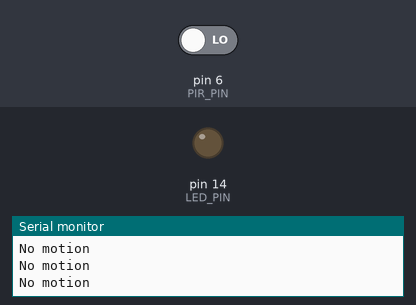
The sketch below on a simulated Arduino Uno, built with avr-gcc and run on an emulated ATmega328P. Parts: output pins drawn as LEDs (lit = HIGH), the last lines printed to the serial monitor. The test bench sets the inputs (shaded band); at power-on: pin 6 (PIR_PIN) LOW.

Above: at 2.8 s.
2.9 s: pin 6 (PIR_PIN) driven HIGH
At 3.8 s:
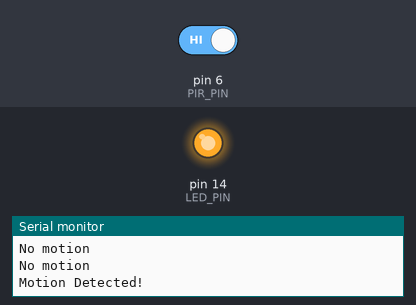
4.5 s: pin 6 (PIR_PIN) driven LOW
At 5.4 s:
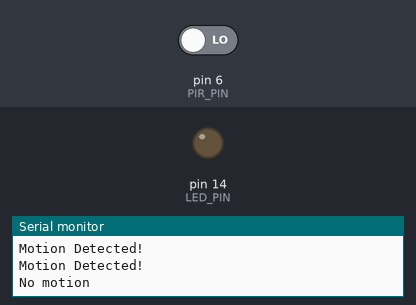
Timing chart, 0 to 7.5 s (numbered marks = the images above; inputs shaded):
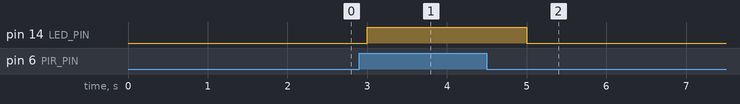

Measured:
- after the input at 2.9 s, pin 14 (LED_PIN): LOW → HIGH after 0.10 s
- after the input at 4.5 s, pin 14 (LED_PIN): HIGH → LOW after 0.50 s

The sketch:

PIR_Sensor.ino
```cpp
#define PIR_PIN 6      // GPIO pin connected to PIR output
#define LED_PIN 14     // Onboard LED (optional)

void setup() {
  pinMode(PIR_PIN, INPUT);
  pinMode(LED_PIN, OUTPUT);  // Optional: LED indicates motion

  Serial.begin(115200);
  Serial.println("PIR Motion Sensor Initialized");
}

void loop() {
  int motion = digitalRead(PIR_PIN);

  if (motion == HIGH) {
    Serial.println("Motion Detected!");
    digitalWrite(LED_PIN, HIGH);  // Turn ON onboard LED
  } else {
    Serial.println("No motion");
    digitalWrite(LED_PIN, LOW);   // Turn OFF LED
  }

  delay(1000);  // Adjust polling rate as needed
}
```
